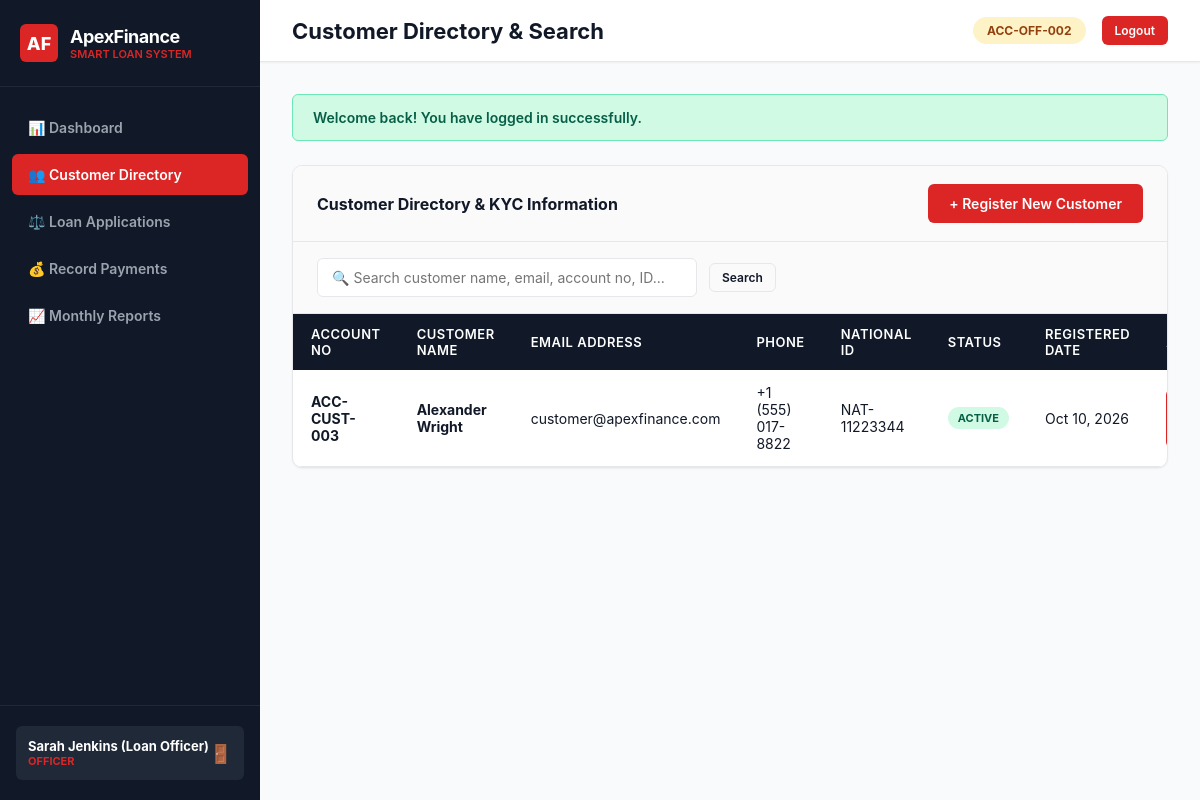
The app's page /customers.php (signed in) with its own data.
### tables this page shows
CREATE TABLE IF NOT EXISTS `users` (
  `id` INT UNSIGNED AUTO_INCREMENT PRIMARY KEY,
  `account_number` VARCHAR(20) NOT NULL UNIQUE,
  `name` VARCHAR(100) NOT NULL,
  `email` VARCHAR(150) NOT NULL UNIQUE,
  `password_hash` VARCHAR(255) NOT NULL,
  `role` ENUM('admin', 'officer', 'customer') NOT NULL DEFAULT 'customer',
  `phone` VARCHAR(20) DEFAULT NULL,
  `national_id` VARCHAR(50) DEFAULT NULL,
  `address` TEXT DEFAULT NULL,
  `occupation` VARCHAR(100) DEFAULT NULL,
  `monthly_income` DECIMAL(12,2) DEFAULT 0.00,
  `status` ENUM('active', 'inactive', 'suspended') NOT NULL DEFAULT 'active',
  `created_at` TIMESTAMP DEFAULT CURRENT_TIMESTAMP,
  `updated_at` TIMESTAMP DEFAULT CURRENT_TIMESTAMP ON UPDATE CURRENT_TIMESTAMP,
  INDEX `idx_role` (`role`),
  INDEX `idx_email` (`email`),
  INDEX `idx_status` (`status`)
);

### core/Helpers.php (called while the page is built, shortened)
<?php
function e($value): string {
    return htmlspecialchars((string)$value, ENT_QUOTES | ENT_SUBSTITUTE, 'UTF-8');
}
function formatDate($dateStr, $format = 'M d, Y'): string {
    $timestamp = strtotime($dateStr);
    return $timestamp ? date($format, $timestamp) : 'N/A';
}

### models/User.php (called while the page is built, shortened)
<?php
require_once __DIR__ . '/../config/database.php';
require_once __DIR__ . '/../core/Helpers.php';
class User {
    public static function getAllCustomers(string $search = ''): array {
        $db = DatabaseConnection::getInstance();
        $sql = "SELECT id, account_number, name, email, phone, national_id, status, created_at FROM users WHERE role = 'customer'";
        $params = [];
        $sql .= " ORDER BY created_at DESC";
        $stmt = $db->prepare($sql);
        $stmt->execute($params);
        return $stmt->fetchAll();
    }
}

### customers.php (the view, shortened to what this page needs)
<?php
require_once __DIR__ . '/core/CSRF.php';
require_once __DIR__ . '/core/Helpers.php';
require_once __DIR__ . '/models/User.php';
$searchQuery = $_GET['search'] ?? '';
$customers = User::getAllCustomers($searchQuery);
include __DIR__ . '/views/layouts/header.php';
?>
<div class="panel">
  <div class="panel-header">
    <div class="panel-title">Customer Directory & KYC Information</div>
    <button class="btn btn-primary" onclick="openModal('addCustomerModal')">+ Register New Customer</button>
  </div>
  <div style="padding: 16px 24px; background: #FAFAFA; border-bottom: 1px solid var(--border-light);">
    <form action="customers.php" method="GET" style="display:flex; gap:12px; align-items:center;">
      <input type="text" name="search" data-table-search="customersTable" class="form-control" placeholder="🔍 Search customer name, email, account no, ID..." value="<?= e($searchQuery) ?>" style="max-width: 380px;">
      <button type="submit" class="btn btn-outline btn-sm">Search</button>
    </form>
  </div>
  <div style="overflow-x: auto;">
    <table class="data-table" id="customersTable">
      <thead>
        <tr>
          <th>Account No</th>
          <th>Customer Name</th>
          <th>Email Address</th>
          <th>Phone</th>
          <th>National ID</th>
          <th>Status</th>
          <th>Registered Date</th>
          <th>Action</th>
        </tr>
      </thead>
      <tbody>
        <?php if (empty($customers)): ?>
          <tr><td colspan="8" style="text-align:center; padding:30px; color:#6B7280;">No customer records matching search criteria.</td></tr>
        <?php else: ?>
          <?php foreach ($customers as $c): ?>
            <tr>
              <td><strong style="color:var(--dark-black);"><?= e($c['account_number']) ?></strong></td>
              <td><strong><?= e($c['name']) ?></strong></td>
              <td><?= e($c['email']) ?></td>
              <td><?= e($c['phone'] ?? 'N/A') ?></td>
              <td><?= e($c['national_id'] ?? 'N/A') ?></td>
              <td><span class="badge badge-paid"><?= strtoupper(e($c['status'])) ?></span></td>
              <td><?= formatDate($c['created_at']) ?></td>
              <td>
              </td>
            </tr>
          <?php endforeach; ?>
        <?php endif; ?>
      </tbody>
    </table>
  </div>
</div>
<?php include __DIR__ . '/views/layouts/footer.php'; ?>

### assets/css/style.css (style rules this page uses)
:root { --primary-red: #DC2626; --primary-red-hover: #B91C1C; --primary-red-light: #FEF2F2; --primary-red-border: #FCA5A5; --dark-black: #111827; --dark-black-sub: #1F2937; --dark-black-card: #0F172A; --bg-light: #F8FAFC; --bg-white: #FFFFFF; --text-dark: #111827; --text-muted: #6B7280; --text-light: #F9FAFB; --border-light: #E5E7EB; --shadow-sm: 0 1px 2px 0 rgba(0, 0, 0, 0.05); --shadow-md: 0 4px 6px -1px rgba(0, 0, 0, 0.1), 0 2px 4px -1px rgba(0, 0, 0, 0.06); --shadow-lg: 0 10px 15px -3px rgba(0, 0, 0, 0.1), 0 4px 6px -2px rgba(0, 0, 0, 0.05); --radius-sm: 6px; --radius-md: 10px; --radius-lg: 14px; }
* { margin: 0; padding: 0; box-sizing: border-box; font-family: -apple-system, BlinkMacSystemFont, "Segoe UI", Roboto, "Helvetica Neue", Arial, sans-serif; }
body { background-color: var(--bg-light); color: var(--text-dark); min-height: 100vh; display: flex; flex-direction: column; }
.panel { background-color: var(--bg-white); border: 1px solid var(--border-light); border-radius: var(--radius-md); box-shadow: var(--shadow-sm); margin-bottom: 28px; overflow: hidden; }
.panel-header { padding: 18px 24px; border-bottom: 1px solid var(--border-light); display: flex; align-items: center; justify-content: space-between; background-color: #FAFAFA; }
.panel-title { font-size: 16px; font-weight: 700; color: var(--dark-black); }
.data-table { width: 100%; border-collapse: collapse; text-align: left; font-size: 14px; }
.data-table th { background-color: var(--dark-black); color: #FFFFFF; padding: 12px 18px; font-weight: 600; font-size: 13px; text-transform: uppercase; letter-spacing: 0.5px; }
.data-table td { padding: 14px 18px; border-bottom: 1px solid var(--border-light); color: var(--text-dark); }
.btn { display: inline-flex; align-items: center; gap: 8px; padding: 10px 20px; font-size: 14px; font-weight: 600; border-radius: var(--radius-sm); border: 1px solid transparent; cursor: pointer; text-decoration: none; transition: all 0.2s ease; }
.btn-primary { background-color: var(--primary-red); color: #FFFFFF; }
.btn-outline { background-color: transparent; border-color: var(--border-light); color: var(--text-dark); }
.btn-sm { padding: 6px 12px; font-size: 12px; }
.badge { display: inline-block; padding: 4px 10px; font-size: 11px; font-weight: 700; border-radius: 20px; text-transform: uppercase; }
.badge-paid { background-color: #D1FAE5; color: #065F46; }
.form-control { width: 100%; padding: 10px 14px; font-size: 14px; border: 1px solid var(--border-light); border-radius: var(--radius-sm); outline: none; transition: border-color 0.2s ease; background-color: #FFFFFF; }

### records on screen
users: account_number "ACC-CUST-003", name "Alexander Wright", email "customer@apexfinance.com", phone "+1 (555) 017-8822", national "NAT-11223344", status "ACTIVE", created_at "Oct 10, 2026"

### other values on screen
$user['name'] "Sarah Jenkins (Loan Officer)"
$user['role'] "OFFICER"
$user['account_number'] "ACC-OFF-002"
getFlash('success') "Welcome back! You have logged in successfully."
